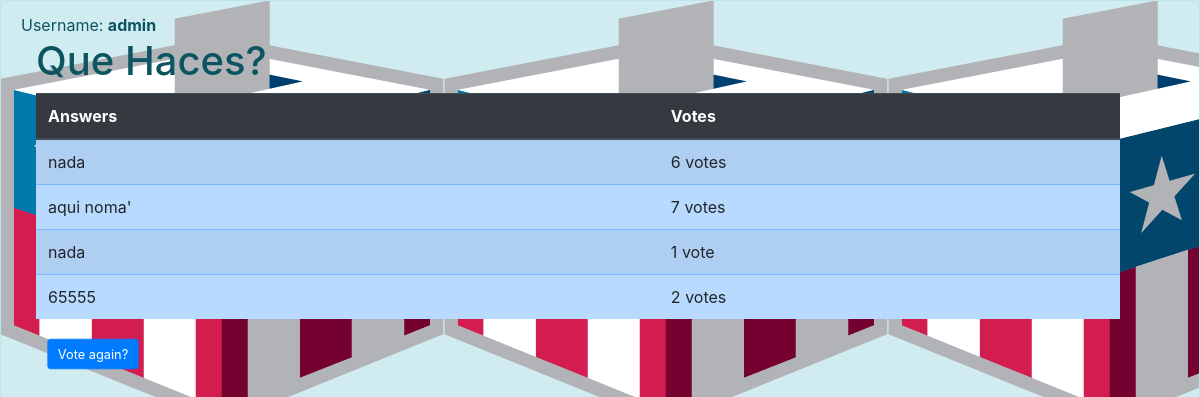
/polls/2/results/ (signed in), run on an earlier commit of the app's database.
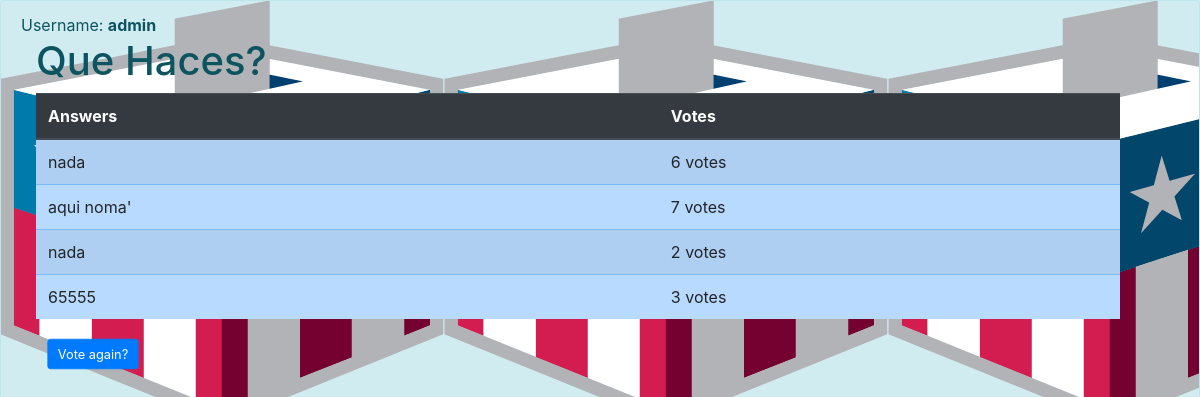
And on a later commit of the database.
### polls/models.py (models this page shows, shortened)
class Question(models.Model):
    question_text = models.CharField("Question", max_length=200, unique=True)
    question_img = models.ImageField("Img", upload_to="images/", null=True)
    pub_date = models.DateTimeField("Date Published")
    def was_published_recently(self):
        now = timezone.now()
        return now - timedelta(days=1) <= self.pub_date <= now
    was_published_recently.admin_order_field = "pub_date"
    was_published_recently.boolean = True
    was_published_recently.short_description = "Published recently?"

class Choice(models.Model):
    question = models.ForeignKey(Question, on_delete=models.CASCADE)
    choice_text = models.CharField("Choice", max_length=200)
    votes = models.IntegerField("Votes", default=0)

### polls/views.py (the view)
# urls.py: path("<int:pk>/results/", views.ResultsView.as_view(), name="results"),
class ResultsView(DetailView):
    model = Question
    template_name = "polls/results.html"

### polls/views.py (called while the page is built)
    def get_queryset(self):
        return Question.objects.filter(pub_date__lte=timezone.now())

### polls/templates/polls/results.html (shortened to what this page needs)
{% load static %}
<head>
    <link rel="stylesheet" type="text/css" href="{% static 'polls/style.css' %}">
    <link rel="stylesheet" href="https://maxcdn.bootstrapcdn.com/bootstrap/4.3.1/css/bootstrap.min.css">
</head>
<body
    {% if user.is_authenticated %}
        <div class="alert alert-info alert-dismissible fade show">
            Username: <strong>{{ user.username }} </strong>
        <div class="container-fluid">
        <h1>{{ question.question_text }}</h1>
        <table class="table table-primary table-striped">
            <thead class="thead-dark">
                <tr>
                    <th> Answers </th>
                    <th> Votes </th>
                </tr>
            </thead>
            <tbody>
                {% for choice in question.choice_set.all %}
                <tr>
                <td> {{ choice.choice_text }} </td>
                <td> {{ choice.votes }} vote{{ choice.votes|pluralize }} </td>
                </tr>
                {% endfor %}
            </tbody>
        </table>
        <a class="btn btn-primary" href="{% url 'polls:detail' question.id %}"> Vote again? </a>
        </div>
    {% else %}
        <div class="alert alert-info alert-dismissible fade show">
            <button type="button" class="close" data-dismiss="alert">&times;</button>
            <strong>Welcome new user! </strong>. Please <a href="{% url 'polls:login' %}">log in. </a>
        </div>
    {% endif %}
</body>

### polls/static/polls/style.css (style rules this page uses)
body { background: white url("images/background.png"); }
a.btn { -webkit-transform: scale(0.8); -moz-transform: scale(0.8); -o-transform: scale(0.8); -webkit-transition-duration: 0.5s; -moz-transition-duration: 0.5s; -o-transition-duration: 0.5s; }

What changed in the data, as far as the page shows it:
changed Choice (number 3 of 4 on the later page): votes "1" → "2"
changed Choice (number 4 of 4 on the later page): votes "2" → "3"
